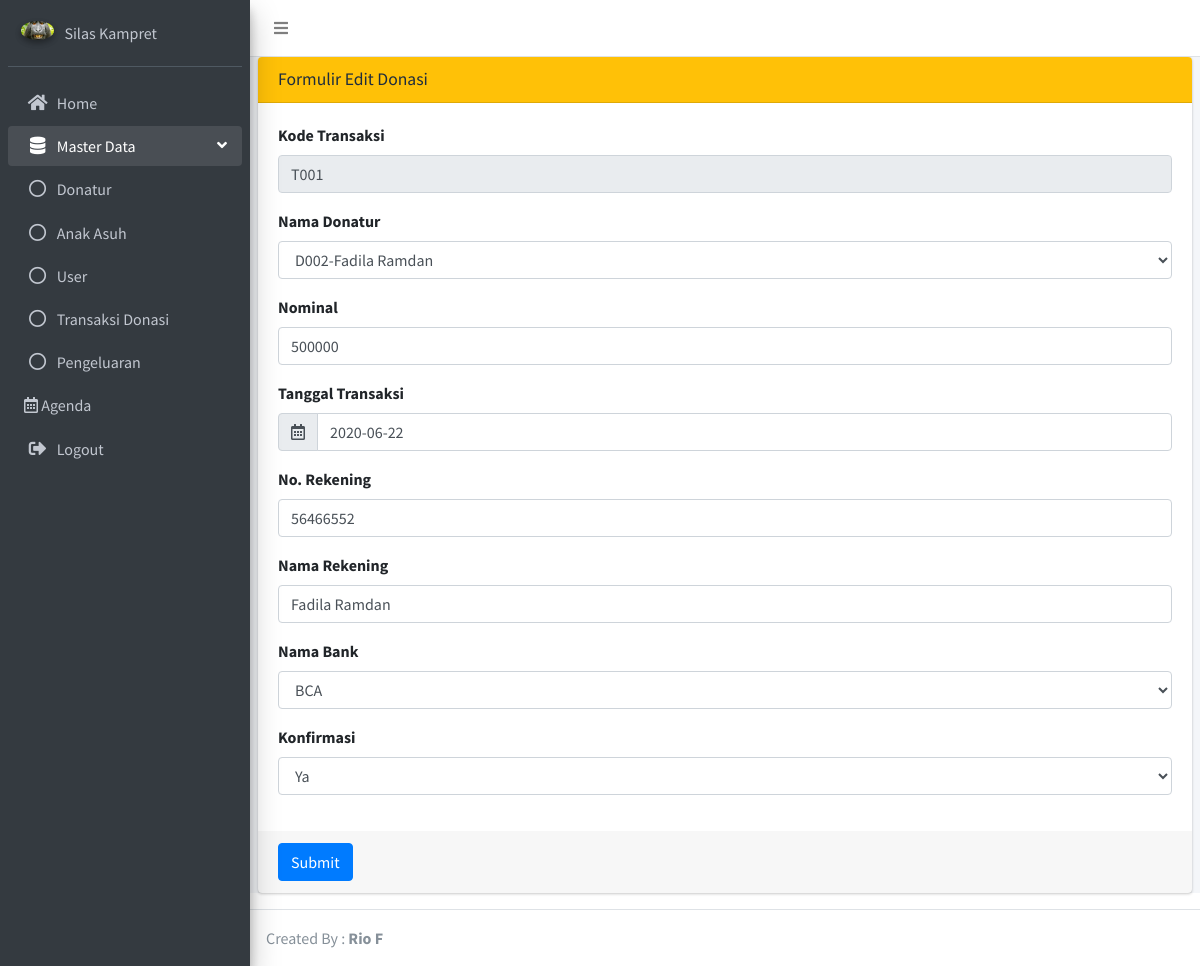
/index.php?mod=donasi_edit&id=14 (signed in), run on the app's committed database.
### tables this page shows
CREATE TABLE `transaksi_donasi` (
  `id` int(11) NOT NULL,
  `id_donatur` varchar(50) NOT NULL,
  `kode_transaksi` varchar(50) NOT NULL,
  `nominal` double NOT NULL,
  `tgl_transaksi` date NOT NULL,
  `no_rek` int(20) NOT NULL,
  `nama_rekening` varchar(255) NOT NULL,
  `bank` varchar(50) NOT NULL,
  `gambar` varchar(255) NOT NULL,
  `jam` time NOT NULL,
  `konfirmasi` varchar(30) NOT NULL
);

CREATE TABLE `donatur` (
  `id` int(11) NOT NULL,
  `kode_donatur` varchar(100) NOT NULL,
  `username` varchar(100) NOT NULL,
  `password` varchar(255) NOT NULL,
  `nama_lengkap` varchar(255) NOT NULL,
  `jk` varchar(10) NOT NULL,
  `tempat_lahir` varchar(255) NOT NULL,
  `tgl_lahir` date NOT NULL,
  `email` varchar(255) NOT NULL,
  `nohp` varchar(13) NOT NULL,
  `alamat` varchar(255) NOT NULL,
  `id_level` int(11) NOT NULL
);

### modules/donasi/donasi_edit.php (the view, shortened to what this page needs)
<?php
	if (isset($_GET['id']) ) {
		$id = (int) $_GET['id'];
	$sql2 = "SELECT * FROM transaksi_donasi WHERE id = '$id' ";
	$row = mysqli_fetch_array(mysqli_query($con,$sql2));
	$iddonaturs = $row['id_donatur'];
	if ($row['bank'] == "BCA") {
		$bca = "selected";
	}
?>
<div class="card card-warning">
  	<div class="card-header">
        <h3 class="card-title">Formulir Edit Donasi</h3>
  	</div>
  	<form role="form" method="post">
        <div class="card-body">
        	<div class="form-group">
			    <label for="exampleInputEmail1">Kode Transaksi</label>
			    <input 	name="kode_transaksi"
			    		type="text"
			    		class="form-control"
			    		id="exampleInputEmail1"
			    		placeholder=""
			    		value='<?php echo $row['kode_transaksi']; ?>'
			    		readonly
			    >
			</div>
	      	<div class="form-group">
            	<label>Nama Donatur</label>
          		<select class="form-control" name="id_donatur">
              	<?php
              		$query = "select * from donatur";
					$hasil = mysqli_query($con,$query);
                	while ($qtabel = mysqli_fetch_assoc($hasil)) {
          		?>
          			<option value="<?php echo $qtabel['kode_donatur']; ?>"
          				<?php
                    		if($qtabel['kode_donatur'] == $iddonaturs){
                        		echo "selected";
                    		} else {
                        		echo "";
                    		}
                ?>
          			>
          				<?php echo $qtabel['kode_donatur'];
  							  echo"-";
      			?>	</option>
              	<?php
                  	}
              	?>
              	</select>
          	</div>
	      	<div class="form-group">
	        	<label for="exampleInputPassword1">Nominal</label>
	        	<input 	name="nominal"
	        			type="number"
	        			class="form-control"
	        			id="exampleInputPassword1"
	        			placeholder="Masukan Nominal"
	        			value="<?php echo $row['nominal']; ?>"
	        	>
	      	</div>
	      	<div class="form-group">
			    <label>Tanggal Transaksi</label>
			    <div class="input-group">
			        <div class="input-group-prepend">
			          <span class="input-group-text"><i class="far fa-calendar-alt"></i></span>
			        </div>
			        <input  name="tgl_transaksi"
				            type="text"
				            class="form-control"
				            data-inputmask-alias="datetime"
				            data-inputmask-inputformat="yyyy/mm/dd"
				            data-mask
				            value="<?php echo $row['tgl_transaksi']; ?>"
			        >
			    </div>
			</div>
	      	<div class="form-group">
	        	<label for="exampleInputPassword1">No. Rekening</label>
	        	<input 	name="no_rek"
	        			type="number"
	        			class="form-control"
	        			id="exampleInputPassword1"
	        			placeholder="Masukan Nomor Rekening (maks 9 karakter)"
	        			value="<?php echo $row['no_rek']; ?>"
	        	/>
	      	</div>
	      	<div class="form-group">
	        	<label for="exampleInputPassword1">Nama Rekening</label>
	        	<input 	name="nama_rekening"
	        			type="text"
	        			class="form-control"
	        			id="exampleInputPassword1"
	        			placeholder="Masukan Nama pada Rekening"
	        			value="<?php echo $row['nama_rekening']; ?>"
	        	>
	      	</div>
	      	<div class="form-group">
	      		<label for="exampleInputPassword1">Nama Bank</label>
	        	<select class="form-control" name="bank" >
	        		<option value="BCA" <?php echo $bca ?>>BCA</option>
	        	</select>
	      	</div>
	      	<div class="form-group">
	      		<label for="exampleInputPassword1">Konfirmasi</label>
	        	<select class="form-control" name="konfirmasi">
					<option value="Ya">Ya</option>
	        	</select>
	      	</div>
        </div>
        <div class="card-footer">
            <button type="submit" class="btn btn-primary">Submit</button>
        </div>
    </form>
</div>
<?php } ?>

### data on the page
transaksi_donasi: kode_transaksi "T001", id_donatur "D002-Fadila Ramdan", nominal "500000", tgl_transaksi "2020-06-22", no_rek "56466552", nama_rekening "Fadila Ramdan"
